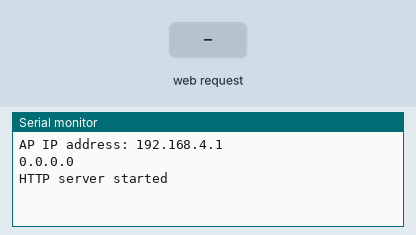
Recording of a sketch running on a simulated ESP8266 (NodeMCU). Parts: the last lines printed to the serial monitor. Inputs (shaded band) come from the test bench.

Above: at 1.3 s.
1.4 s: HTTP request GET / received
At 1.9 s:
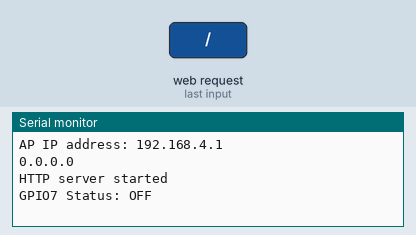
3.1 s: HTTP request GET /EasyON received
At 3.5 s:
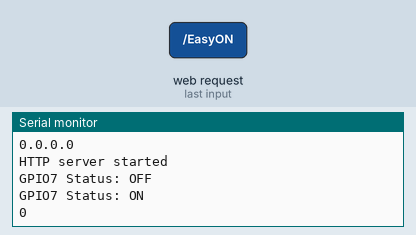

Measured:
- after the input at 1.4 s, the serial monitor: prints a new line after 0.20 s (image 1)
- after the input at 3.1 s, the serial monitor: prints a new line at once (image 2)

The sketch:

Node_code.ino
```cpp
#include <ESP8266WiFi.h>
#include <ESP8266WebServer.h>
/* Put your SSID & Password */
const char* ssid = "snake";  // Enter SSID here
const char* password = "123456789";  //Enter Password here

ESP8266WebServer server(80);

bool Easy = HIGH;
bool Middle = HIGH;
bool Hard = HIGH;


void setup() {

  Serial.begin(115200);


  WiFi.softAP(ssid, password);

  IPAddress IP = WiFi.softAPIP();
  Serial.print("AP IP address: ");
  Serial.println(IP);

  // Print ESP8266 Local IP Address
  Serial.println(WiFi.localIP());
  delay(100);

  server.on("/", handle_OnConnect);
  server.on("/EasyON", handle_Easyon);
  server.on("/EasyOFF", handle_Easyoff);
  server.on("/Middleon", handle_Middleon);
  server.on("/Middleoff", handle_Middleoff);
  server.on("/Hardon", handle_Hardon);
  server.on("/Hardoff", handle_Hardoff);
  server.onNotFound(handle_NotFound);

  server.begin();
  Serial.println("HTTP server started");
}
void loop() {
  server.handleClient();

  if(!Middle){
   Serial.println( "1" ) ;
  }
  if(!Hard){
   Serial.println( "2" ) ;
  }
  if (!Easy)
  {
   Serial.println( "0" ) ;
  }

  delay(500);

}

void handle_OnConnect() {
   Easy = HIGH;
   Middle = HIGH;
   Hard = HIGH;
  Serial.println("GPIO7 Status: OFF");
  server.send(200, "text/html", SendHTML(Easy ,Middle , Hard ));

}

void handle_Easyon() {
  Easy = LOW;
  Serial.println("GPIO7 Status: ON");
  server.send(200, "text/html", SendHTML(true , false , false ));
}

void handle_Easyoff() {
  Easy = HIGH;
  Serial.println("GPIO7 Status: OFF");
  server.send(200, "text/html", SendHTML(false , false , false ));
}

void handle_Middleon() {
  Middle = LOW;
  Serial.println("GPIO7 Status: ON");
  server.send(200, "text/html", SendHTML( false ,true , false ));
}

void handle_Middleoff() {
  Middle = HIGH;
  Serial.println("GPIO7 Status: OFF");
  server.send(200, "text/html", SendHTML(false , false , false));
}

void handle_Hardon() {
  Hard = LOW;
  Serial.println("GPIO7 Status: ON");
  server.send(200, "text/html", SendHTML(false , false , true ));
}

void handle_Hardoff() {
  Hard = HIGH;
  Serial.println("GPIO7 Status: OFF");
  server.send(200, "text/html", SendHTML(false , false , false ));
}

void handle_NotFound(){
  server.send(404, "text/plain", "Not found");
}

String SendHTML(uint8_t Easy , uint8_t Middle , uint8_t Hard ){
  String ptr = "<!DOCTYPE html> <html>\n";
  ptr +="<head><meta name=\"viewport\" content=\"width=device-width, initial-scale=1.0\">\n";
  ptr +="<title>Snake Game</title>\n";
  ptr +="<style>html { font-family: Helvetica; display: inline-block; margin: 0px auto; text-align: center;}\n";
  ptr +="body{margin-top: 50px;background-image:url(home.png) ; background-repeat: no-repeat; background-size: 100% 100%;} h1 {color: #106856;text-shadow: 10px 10px 10px #f8f7f8;margin: 50px auto 30px;} h2 {color: #34495e;margin-bottom: 50px;}\n";
  ptr +=".button {display: block;width: 80px;background-color: #1abc9c;border: none;color: white;padding: 13px 30px;text-decoration: none;font-size: 25px;margin: 0px auto 35px;cursor: pointer; border-radius: 0px 10px 0px 10px;}\n";
  ptr +=".button-on {background-color: #1abc9c;}\n";
  ptr +=".button-on:active {background-color: #16a085;}\n";
  ptr +=".button-off {background-color: #34495e;}\n";
  ptr +=".button-off:active {background-color: #2c3e50;}\n";
  ptr +=".button-on1 {background-color: #1abc9c;}\n";
  ptr +=".button-on1:active {background-color: #16a085;}\n";
  ptr +=".button-off1 {background-color: #34495e;}\n";
  ptr +=".button-off1:active {background-color: #2c3e50;}\n";
  ptr +=".button-on2 {background-color: #1abc9c;}\n";
  ptr +=".button-on2:active {background-color: #16a085;}\n";
  ptr +=".button-off2 {background-color: #34495e;}\n";
  ptr +=".button-off2:active {background-color: #2c3e50;}\n";
  ptr +="p {font-size: 14px;color:rgb(55, 75, 65 , 85);margin-bottom: 10px;}\n";
  ptr +="</style>\n";
  ptr +="</head>\n";
  ptr +="<body>\n";
  ptr +="<h1>Snake Game</h1>\n";

  if(Easy)
  {
      ptr +="<p>Easy: ON</p><a class=\"button button-off\" href=\"/EasyOFF\">OFF</a>\n";}
   else
   {
      ptr +="<p>Easy: OFF</p><a class=\"button button-on\" href=\"/EasyON\">ON</a>\n";
   }
  if(Middle)
  {
      ptr +="<p>Middle: ON</p><a class=\"button button-off1\" href=\"/Middleoff\">OFF</a>\n";}
  else
  {
      ptr +="<p>Middle: OFF</p><a class=\"button button-on1\" href=\"/Middleon\">ON</a>\n";
  }
  if(Hard)
  {
      ptr +="<p>Hard: ON</p><a class=\"button button-off2\" href=\"/Hardoff\">OFF</a>\n";
  }
  else
  {
      ptr +="<p>Hard: OFF</p><a class=\"button button-on2\" href=\"/Hardon\">ON</a>\n";
  }

  ptr +="</body>\n";
  ptr +="</html>\n";
  return ptr;
}
```
